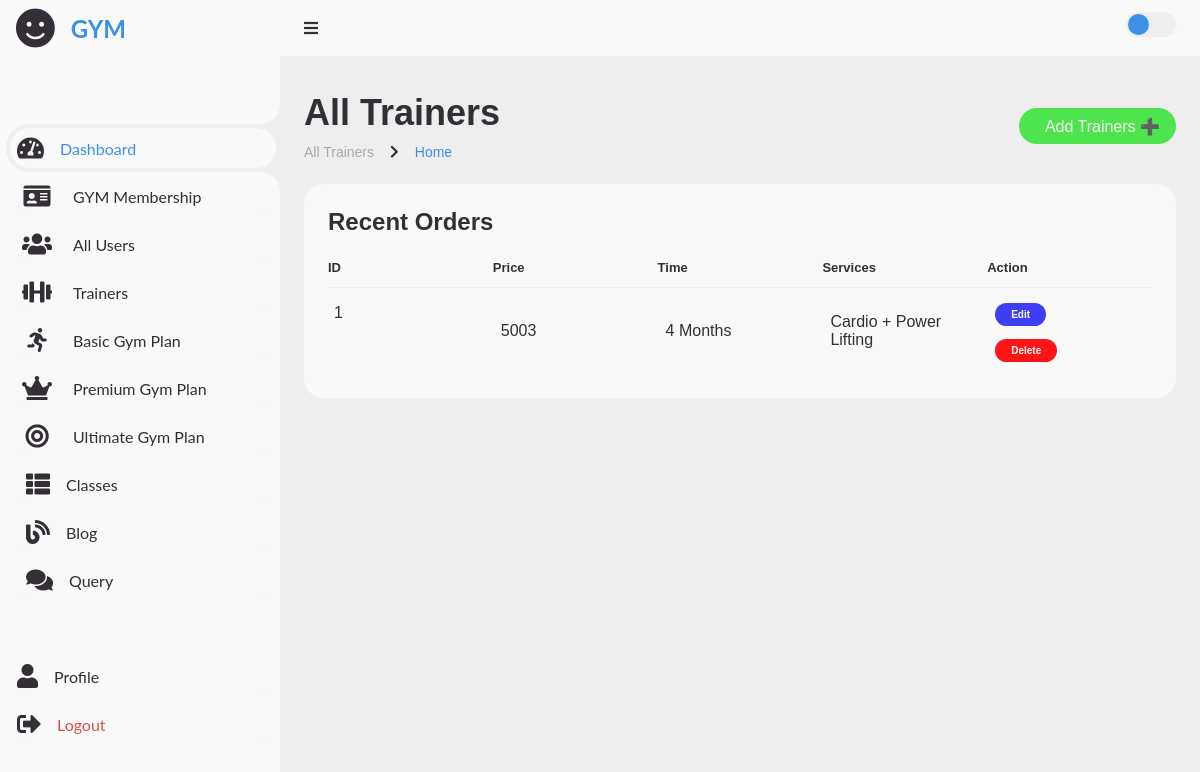
The app's page /admin/basic_plan_display.php (signed in) with its own data.
### tables this page shows
CREATE TABLE `gym_basic_plan` (
  `id` int(100) NOT NULL,
  `price` varchar(100) NOT NULL,
  `months` varchar(100) NOT NULL,
  `selectservices` varchar(100) NOT NULL
);

### admin/basic_plan_display.php (the view, shortened to what this page needs)
<?php
include_once "../config/dbconnect.php";
?>
<?php include './shortcuts/admin_header.php'; ?>
<main>
  <div class="head-title">
    <div class="left">
      <h1>All Trainers</h1>
      <ul class="breadcrumb">
        <li><a href="#">All Trainers</a></li>
        <li><i class='fas fa-chevron-right'></i></li>
        <li><a class="active" href="admin_home.php">Home</a></li>
      </ul>
    </div>
    <a href="add_trainers_member.php" class="btn-download">
      <span class="text">Add Trainers ➕</span>
    </a>
  </div>
  <div class="table-data">
    <div class="order">
      <div class="head">
        <h3>Recent Orders</h3>
      </div>
      <table>
        <thead>
          <tr>
            <th>ID</th>
            <th>Price</th>
            <th>Time</th>
            <th>Services</th>
            <th>Action</th>
          </tr>
        </thead>
        <tbody>
          <?php
          $query = "SELECT * FROM gym_basic_plan";
          $query_run = mysqli_query($conn, $query);
          if (mysqli_num_rows($query_run) > 0) {
            foreach ($query_run as $row) {
          ?>
              <tr>
                <td><?php echo $row['id']; ?></td>
                <td><?php echo $row['price']; ?></td>
                <td><?php echo $row['months']; ?></td>
                <td><?php echo $row['selectservices']; ?></td>
                <td>
                  <a href="edit_basic_plan.php?id=<?= $row['id'] ?>" class="status btn-bg-color-edit">Edit</a><br><br>
                  <a href="delete_basic_plan.php?id=<?= $row['id'] ?>" class="status btn-bg-color-delete" onclick="return confirm('Are you sure you want to delete this user?');">Delete</a>
                </td>
              <?php
            }
          } else {
              ?>
              <tr>
                <td>no record found</td>
              </tr>
            <?php
          }
            ?>
        </tbody>
      </table>
    </div>
  </div>
</main>
</section>
</body>
</html>

### admin/css/style.css (style rules this page uses)
* { margin: 0; padding: 0; box-sizing: border-box; }
a { text-decoration: none; }
li { list-style: none; }
:root { --poppins: 'Poppins', sans-serif; --lato: 'Lato', sans-serif; --light: #F9F9F9; --blue: #3C91E6; --light-blue: #CFE8FF; --grey: #eee; --dark-grey: #AAAAAA; --dark: #342E37; --red: #DB504A; --yellow: #FFCE26; --light-yellow: #FFF2C6; --orange: #FD7238; --light-orange: #FFE0D3; }
html { overflow-x: hidden; }
body { background: var(--grey); overflow-x: hidden; }
.fas { color: var(--dark); }
.head-title h1 { font-size: 28px; margin-bottom: 20px; }
.breadcrumb { list-style: none; padding: 0; margin: 0; }
.breadcrumb li { display: inline; font-size: 14px; color: #666; }
#content main { width: 100%; padding: 36px 24px; font-family: var(--poppins); max-height: calc(100vh - 56px); overflow-y: auto; }
#content main .head-title { display: flex; align-items: center; justify-content: space-between; gap: 16px; flex-wrap: wrap; }
#content main .head-title .left h1 { font-size: 36px; font-weight: 600; margin-bottom: 10px; color: var(--dark); }
#content main .head-title .left .breadcrumb { display: flex; align-items: center; gap: 16px; }
#content main .head-title .left .breadcrumb li { color: var(--dark); }
#content main .head-title .left .breadcrumb li a { color: var(--dark-grey); pointer-events: none; }
#content main .head-title .left .breadcrumb li a.active { color: var(--blue); pointer-events: unset; }
#content main .head-title .btn-download { height: 36px; padding: 0 16px; border-radius: 36px; background: rgb(77, 228, 77); color: var(--light); display: flex; justify-content: center; align-items: center; gap: 10px; font-weight: 500; }
#content main .table-data { display: flex; flex-wrap: wrap; gap: 24px; margin-top: 24px; width: 100%; color: var(--dark); }
#content main .table-data>div { border-radius: 20px; background: var(--light); padding: 24px; overflow-x: auto; }
#content main .table-data .head { display: flex; align-items: center; gap: 16px; margin-bottom: 24px; }
#content main .table-data .head h3 { margin-right: auto; font-size: 24px; font-weight: 600; }
#content main .table-data .order { flex-grow: 1; flex-basis: 500px; }
#content main .table-data .order table { width: 100%; border-collapse: collapse; table-layout: fixed; }
#content main .table-data .order table th { padding-bottom: 12px; font-size: 13px; text-align: left; border-bottom: 1px solid var(--grey); }
#content main .table-data .order table td { padding: 16px 8px; word-wrap: break-word; overflow-wrap: break-word; white-space: normal; }
#content main .table-data .order table tr td:first-child { display: flex; align-items: center; gap: 12px; padding-left: 6px; }
.btn-bg-color-edit { background-color: rgb(62, 62, 246); }
.btn-bg-color-delete { background-color: rgb(254, 22, 22); }
#content main .table-data .order table tr td .status { font-size: 10px; padding: 6px 16px; color: var(--light); border-radius: 20px; font-weight: 700; }

### records on screen
gym_basic_plan: id "1", price "5003", months "4 Months", selectservices "Cardio + Power Lifting"
